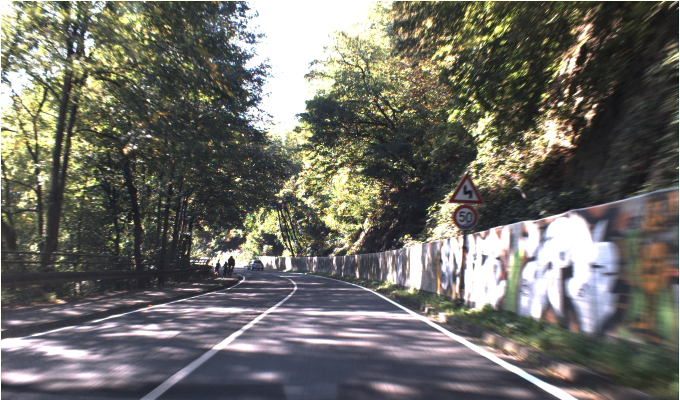
#> input picture training/datasets/gtsdb/yolo_training/train/images/FullIJCNN2013_00004.jpg, 1360 x 800 px (shown at 1/2 size); its folder holds only this picture in this run
$ python generate_video.py
#> lines starting #> are read from the running program, lines starting #| are printed output that depends on the picture; after the words box and inside, x2 and y2 are one past the last pixel; in counts of white or black regions, pixels touching at a corner belong together
import cv2
import numpy as np
import random
from pathlib import Path

# ==========================
# Konfiguration
# ==========================
FRAME_SIZE = (1280, 720)         # (Breite, Höhe)
FPS = 30
DISPLAY_TIME_S = 2.0             # Dauer pro Schild
GRID = (10, 10)                  # Hintergrund-Kacheln (Spalten, Zeilen)
COLOR_RANGE = ((30, 30, 30), (180, 180, 180))  # RGB-Unter-/Obergrenzen
PATH_IMAGES = Path("analysis/video_gen/images")
PATH_OUTPUT = Path("analysis/video_gen/output")
OUTFILE = "generated_video.mp4"
CODEC = "mp4v"
ORDER = "shuffle"                # 'shuffle' oder 'sequential'
MAX_IMAGES = None                # z.B. 20 für Test
SEED = 42
FADE_IN_OUT = True
SOLID_BG = True
BG_COLOR = (255, 255, 255)  # Weiß (B,G,R in OpenCV)

random.seed(SEED)
PATH_OUTPUT.mkdir(parents=True, exist_ok=True)

# ==========================
# Hilfsfunktionen
# ==========================
def generate_background(size, grid, color_range):
    if SOLID_BG:
        w, h = size
        return np.full((h, w, 3), BG_COLOR, dtype=np.uint8)

    w, h = size
    cols, rows = grid
    tile_w, tile_h = w // cols, h // rows
    bg = np.zeros((h, w, 3), dtype=np.uint8)

    for y in range(rows):
        for x in range(cols):
            color = [random.randint(color_range[0][c], color_range[1][c]) for c in range(3)]
            bg[y*tile_h:(y+1)*tile_h, x*tile_w:(x+1)*tile_w] = color
    return bg

def overlay_image(background, img, x, y):
    """Kopiert img auf background an Position (x,y), sicher bei Randaustritt."""
    h, w = img.shape[:2]
    bg_h, bg_w = background.shape[:2]

    if x >= bg_w or y >= bg_h or x + w <= 0 or y + h <= 0:
        return background  # komplett außerhalb

    x1_bg = max(x, 0)
    y1_bg = max(y, 0)
    x2_bg = min(x + w, bg_w)
    y2_bg = min(y + h, bg_h)

    x1_img = x1_bg - x
    y1_img = y1_bg - y
    x2_img = x1_img + (x2_bg - x1_bg)
    y2_img = y1_img + (y2_bg - y1_bg)

    background[y1_bg:y2_bg, x1_bg:x2_bg] = img[y1_img:y2_img, x1_img:x2_img]
    return background


# ==========================
# Hauptlogik
# ==========================
def main():
    images = list(PATH_IMAGES.glob("*.*"))
    if ORDER == "shuffle":
        random.shuffle(images)
    if MAX_IMAGES:
        images = images[:MAX_IMAGES]

    num_frames_per_image = int(DISPLAY_TIME_S * FPS)
    fourcc = cv2.VideoWriter_fourcc(*CODEC)
    out_path = PATH_OUTPUT / OUTFILE
    writer = cv2.VideoWriter(str(out_path), fourcc, FPS, FRAME_SIZE)

    for idx, img_path in enumerate(images):
        img = cv2.imread(str(img_path))
#> img is the input picture: shape (800, 1360, 3); mean B, G, R 102.2, 109, 110.3
        if img is None:
            print(f"Überspringe ungültiges Bild: {img_path}")
            continue
        ih, iw = img.shape[:2]
        bg = generate_background(FRAME_SIZE, GRID, COLOR_RANGE)

        # zufällige Bewegung
        start_x = random.randint(-iw//2, FRAME_SIZE[0] - iw//2)
        start_y = random.randint(-ih//2, FRAME_SIZE[1] - ih//2)
        dx = random.uniform(-200, 200) / FPS
        dy = random.uniform(-200, 200) / FPS

        for f in range(num_frames_per_image):
            frame = bg.copy()
            x = int(start_x + dx * f)
            y = int(start_y + dy * f)

            # optionale Fade-In/Out
            if FADE_IN_OUT:
                alpha = min(1.0, max(0.0, f / (FPS*0.3)))  # Fade-In 0.3 s
                beta = min(1.0, max(0.0, (num_frames_per_image - f) / (FPS*0.3)))
                fade = min(alpha, beta)
                img_mod = (img.astype(np.float32) * fade).astype(np.uint8)
            else:
                img_mod = img

            frame = overlay_image(frame, img_mod, x, y)
            writer.write(frame)
#> this loop made 60 passes
#> pass 1, in main, `frame = overlay_image(frame, img_mod, x, y)`:
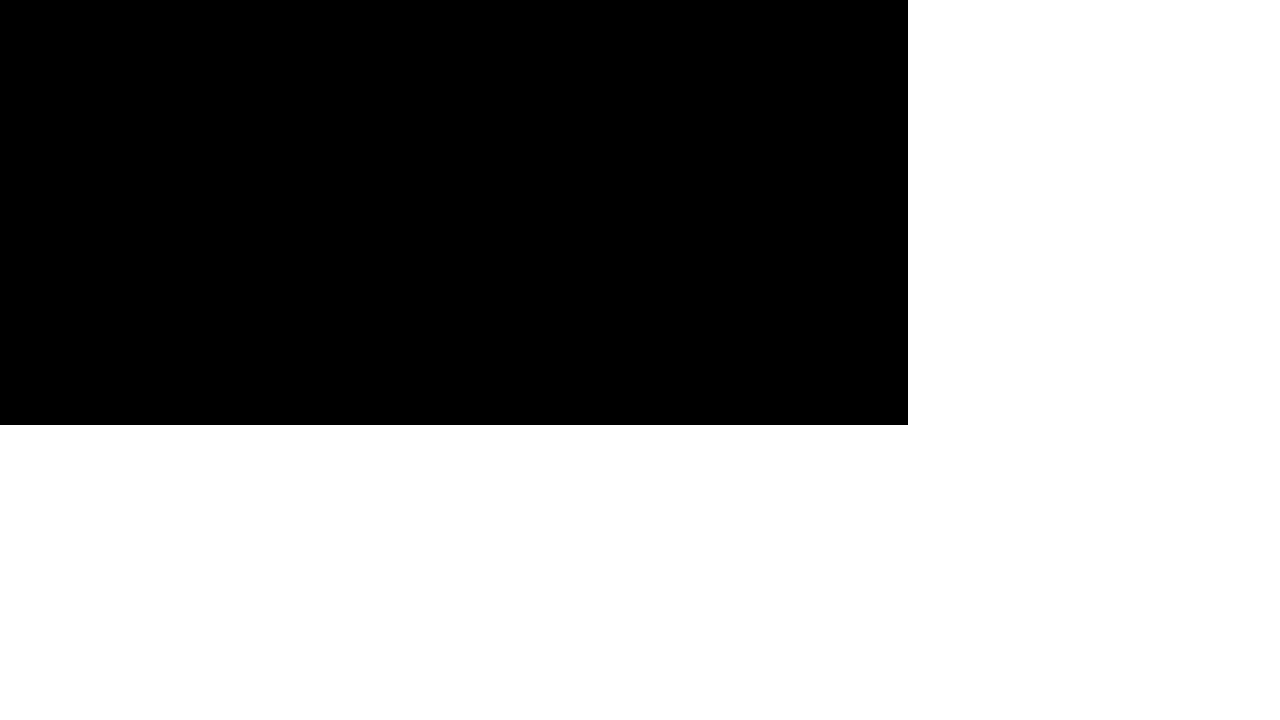
#> frame: shape (720, 1280, 3); 58.1% white; 1 black region, box (x1, y1, x2, y2) and area: (0, 0, 908, 425) 385900
#> pass 2, in main, `img_mod = (img.astype(np.float32) * fade).astype(np.uint8)`:
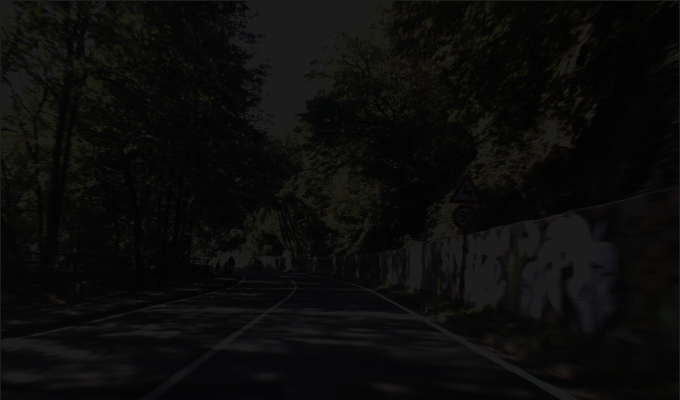
#> img_mod: shape (800, 1360, 3) (shown at 1/2 size); mean B, G, R 10.9, 11.7, 11.8
#> pass 2, in main, `frame = overlay_image(frame, img_mod, x, y)`:
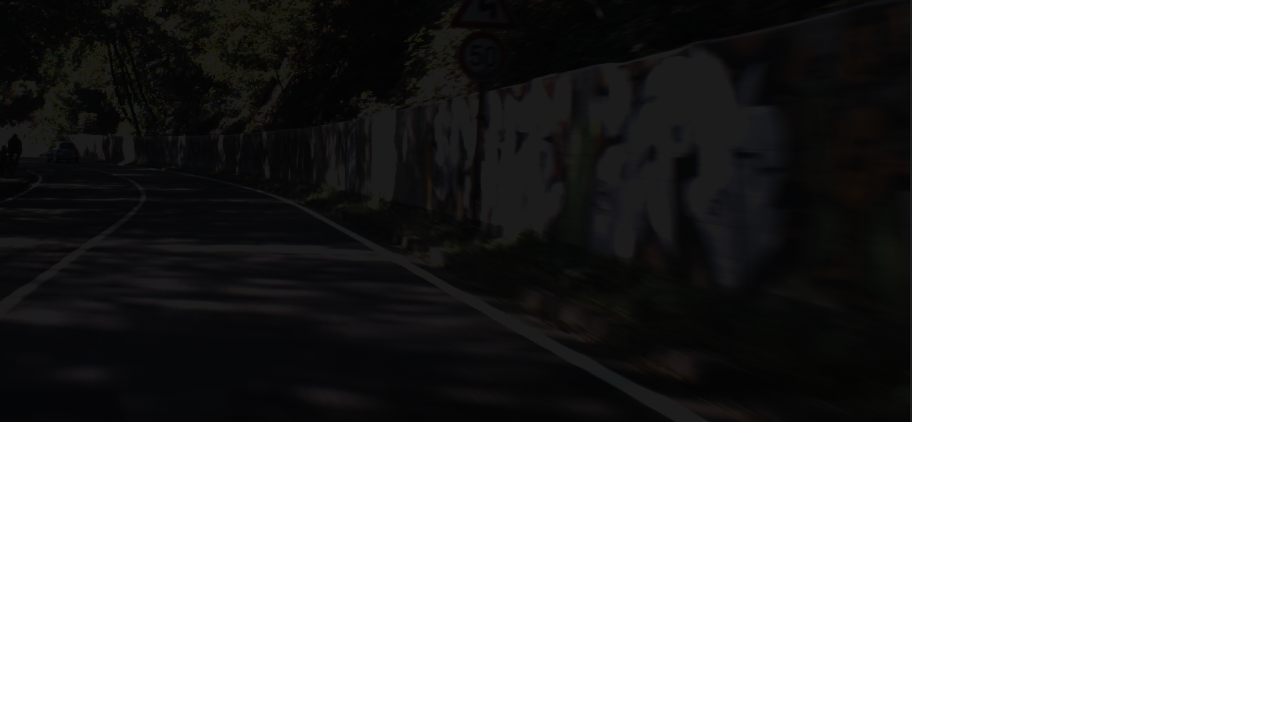
#> frame: shape (720, 1280, 3); mean B, G, R 153.8, 153.8, 153.9
#> after the loop:
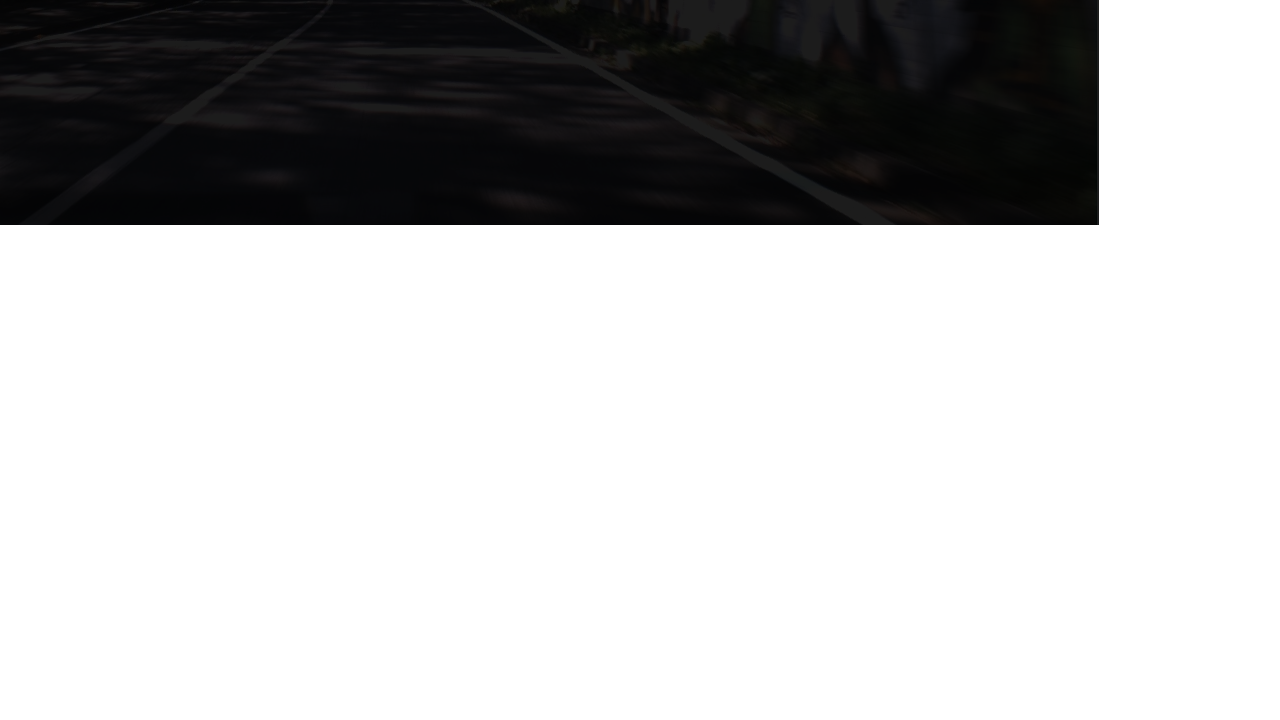
#> frame: shape (720, 1280, 3); mean B, G, R 189.9, 189.7, 189.7

        print(f"[{idx+1}/{len(images)}] verarbeitet: {img_path.name}")

    writer.release()
    print(f"Fertig! Gespeichert unter {out_path}")

if __name__ == "__main__":
    main()

$ run again, on training/datasets/gtsdb/yolo_training/train/images/FullIJCNN2013_00142.jpg
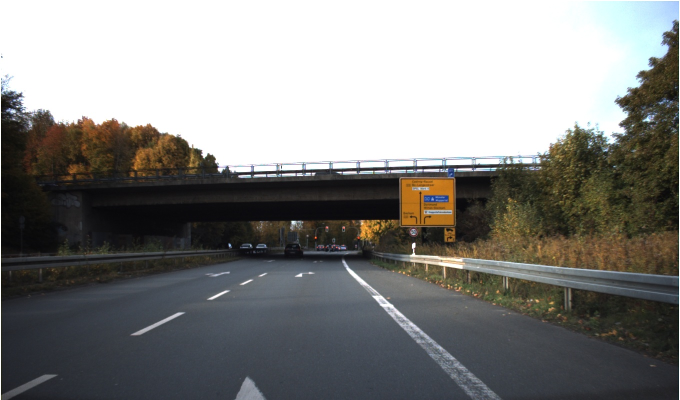
#> input picture training/datasets/gtsdb/yolo_training/train/images/FullIJCNN2013_00142.jpg, 1360 x 800 px (shown at 1/2 size)
#> in main, img is the input picture: shape (800, 1360, 3); mean B, G, R 128.3, 130.4, 130.5
#> the loop in main, `for f in range(num_frames_per_image):` made 60 passes
#> pass 2, in main, `img_mod = (img.astype(np.float32) * fade).astype(np.uint8)`:
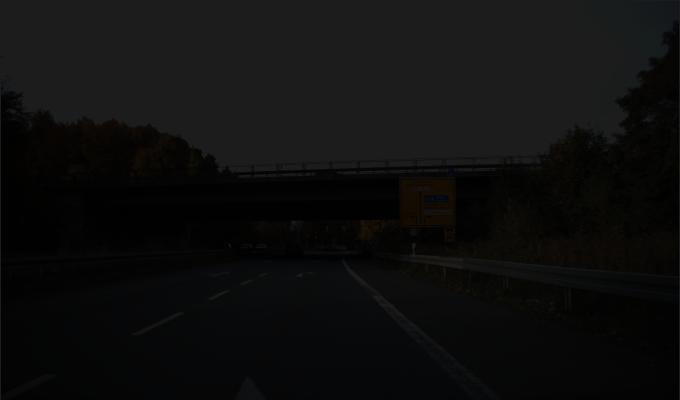
#> img_mod: shape (800, 1360, 3) (shown at 1/2 size); mean B, G, R 13.8, 14.1, 14.1
#> after the loop in main, `for f in range(num_frames_per_image):`:
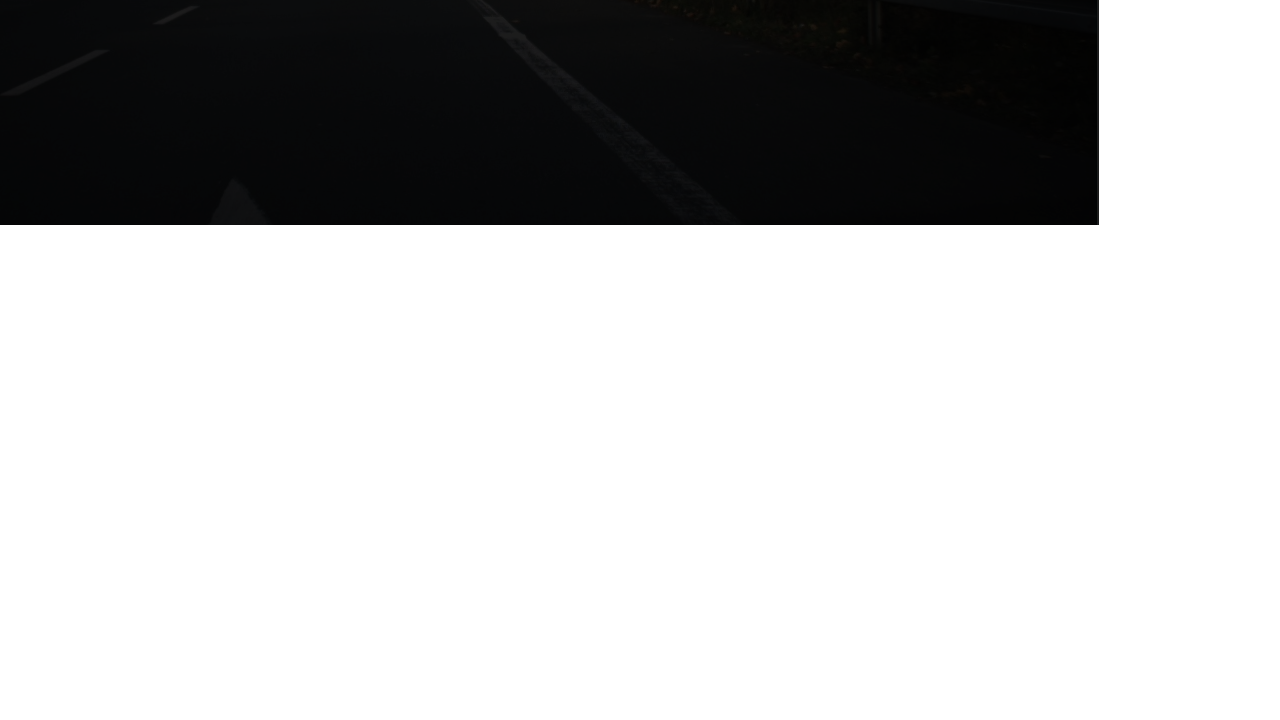
#> frame: shape (720, 1280, 3); mean B, G, R 188.8, 188.7, 188.5

$ run again, on training/datasets/gtsdb/yolo_training/train/images/FullIJCNN2013_00162.jpg
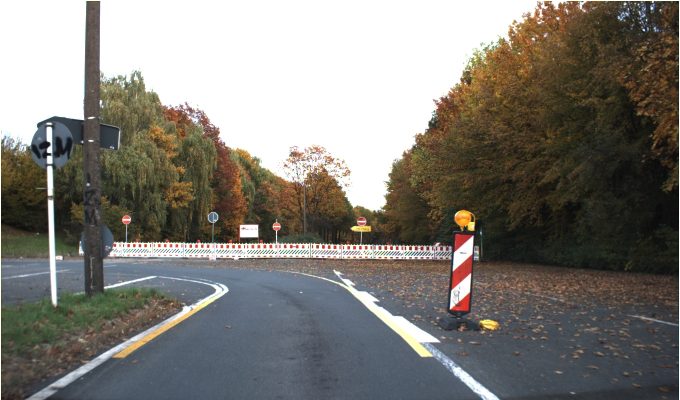
#> input picture training/datasets/gtsdb/yolo_training/train/images/FullIJCNN2013_00162.jpg, 1360 x 800 px (shown at 1/2 size)
#> in main, img is the input picture: shape (800, 1360, 3); mean B, G, R 118, 124.1, 127
#> the loop in main, `for f in range(num_frames_per_image):` made 60 passes
#> pass 2, in main, `img_mod = (img.astype(np.float32) * fade).astype(np.uint8)`:
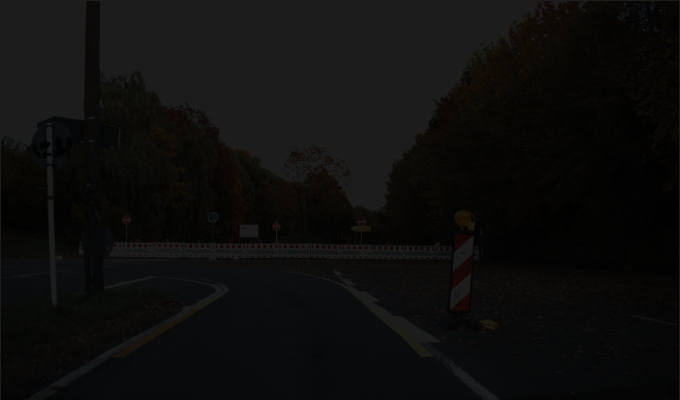
#> img_mod: shape (800, 1360, 3) (shown at 1/2 size); mean B, G, R 12.7, 13.4, 13.7
#> pass 2, in main, `frame = overlay_image(frame, img_mod, x, y)`:
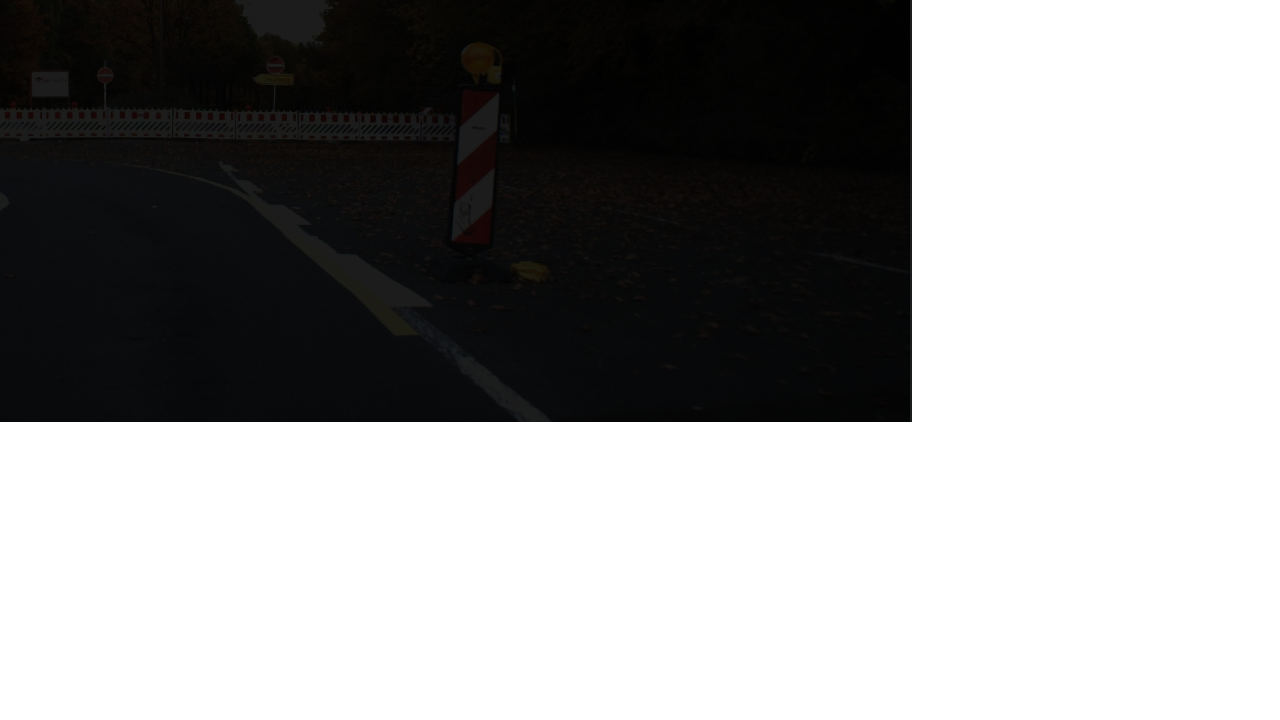
#> frame: shape (720, 1280, 3); mean B, G, R 152.3, 152.3, 152.4

$ run again, on training/datasets/gtsdb/yolo_training/train/images/FullIJCNN2013_00205.jpg
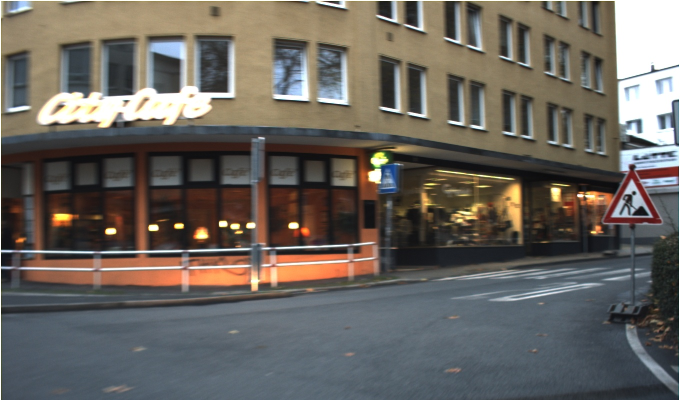
#> input picture training/datasets/gtsdb/yolo_training/train/images/FullIJCNN2013_00205.jpg, 1360 x 800 px (shown at 1/2 size)
#> in main, img is the input picture: shape (800, 1360, 3); mean B, G, R 94.5, 100.5, 105.2
#> the loop in main, `for f in range(num_frames_per_image):` made 60 passes
#> pass 2, in main, `img_mod = (img.astype(np.float32) * fade).astype(np.uint8)`:
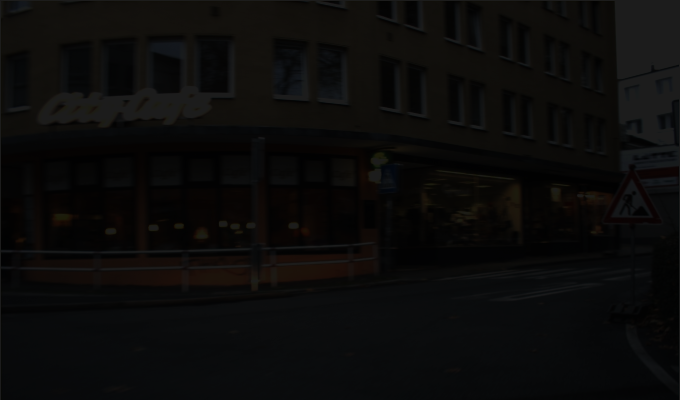
#> img_mod: shape (800, 1360, 3) (shown at 1/2 size); mean B, G, R 10.1, 10.7, 11.3
#> pass 2, in main, `frame = overlay_image(frame, img_mod, x, y)`:
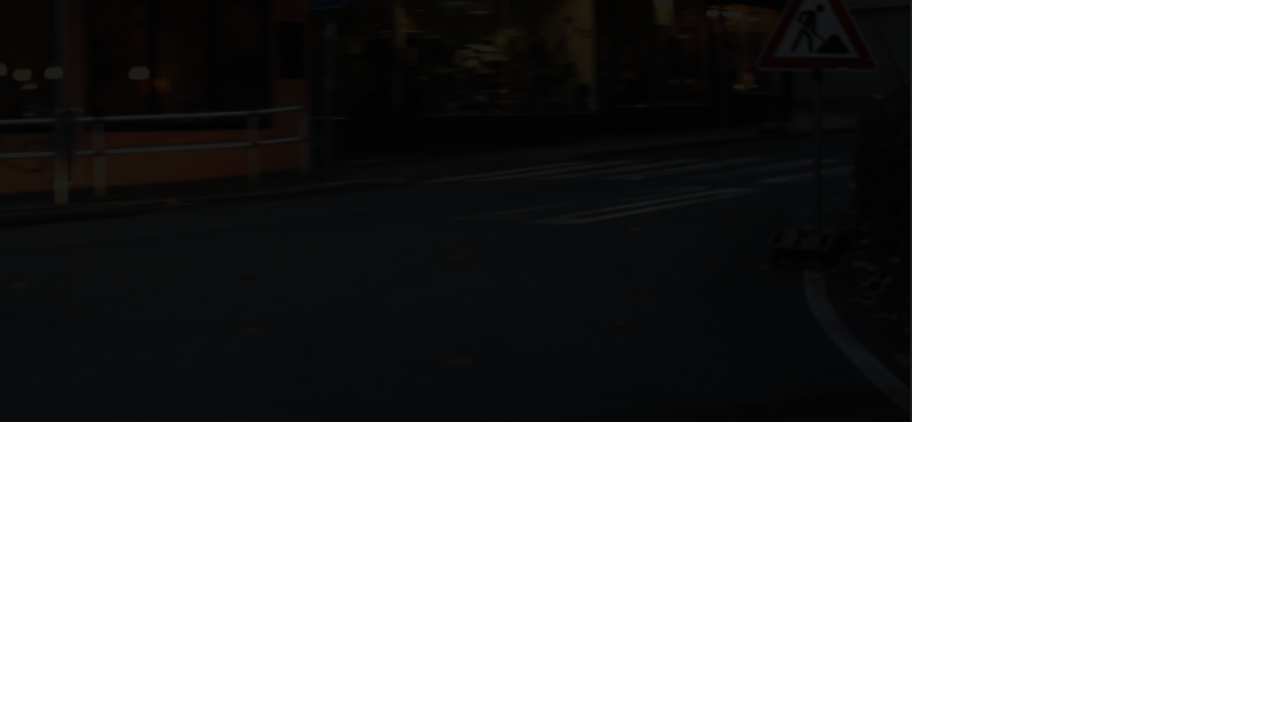
#> frame: shape (720, 1280, 3); mean B, G, R 152.3, 152.3, 152.4
